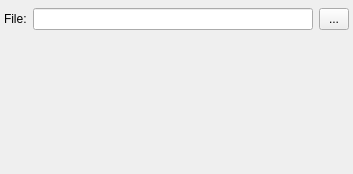
<?xml version="1.0" encoding="UTF-8"?>
<ui version="4.0">
 <class>TextContentSourceWidget</class>
 <widget class="QWidget" name="TextContentSourceWidget">
  <property name="geometry">
   <rect>
    <x>0</x>
    <y>0</y>
    <width>353</width>
    <height>174</height>
   </rect>
  </property>
  <property name="title" stdset="0">
   <string>Text</string>
  </property>
  <property name="id" stdset="0">
   <string>txt</string>
  </property>
  <widget class="QWidget" name="gridLayoutWidget">
   <property name="geometry">
    <rect>
     <x>4</x>
     <y>8</y>
     <width>345</width>
     <height>165</height>
    </rect>
   </property>
   <layout class="QGridLayout" name="gridLayout">
    <item row="0" column="0">
     <widget class="QLabel" name="label">
      <property name="text">
       <string>File:</string>
      </property>
     </widget>
    </item>
    <item row="0" column="1" alignment="Qt::AlignVCenter">
     <widget class="QLineEdit" name="lineEditPath">
      <property name="sizePolicy">
       <sizepolicy hsizetype="MinimumExpanding" vsizetype="Preferred">
        <horstretch>0</horstretch>
        <verstretch>0</verstretch>
       </sizepolicy>
      </property>
      <property name="readOnly">
       <bool>true</bool>
      </property>
     </widget>
    </item>
    <item row="0" column="2">
     <widget class="QToolButton" name="btnOpen">
      <property name="sizePolicy">
       <sizepolicy hsizetype="Preferred" vsizetype="Preferred">
        <horstretch>0</horstretch>
        <verstretch>0</verstretch>
       </sizepolicy>
      </property>
      <property name="minimumSize">
       <size>
        <width>30</width>
        <height>0</height>
       </size>
      </property>
      <property name="maximumSize">
       <size>
        <width>30</width>
        <height>16777215</height>
       </size>
      </property>
      <property name="text">
       <string>...</string>
      </property>
     </widget>
    </item>
    <item row="1" column="0" colspan="3">
     <widget class="QLabel" name="lblInfo">
      <property name="sizePolicy">
       <sizepolicy hsizetype="Expanding" vsizetype="Expanding">
        <horstretch>0</horstretch>
        <verstretch>0</verstretch>
       </sizepolicy>
      </property>
      <property name="minimumSize">
       <size>
        <width>0</width>
        <height>135</height>
       </size>
      </property>
      <property name="text">
       <string/>
      </property>
     </widget>
    </item>
   </layout>
  </widget>
 </widget>
 <resources/>
 <connections/>
</ui>
